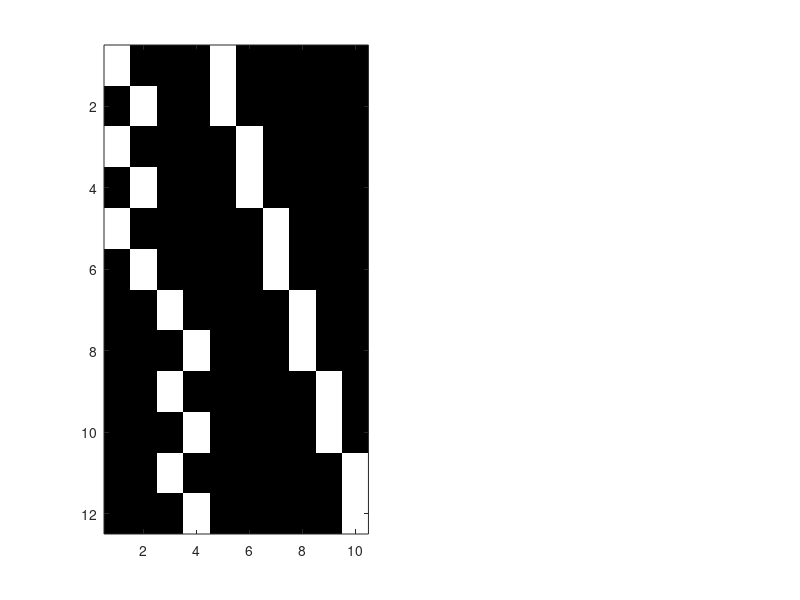

Write the MATLAB code that produced this figure. (Note: this script raises an error after producing the figure.)
% Demo: 2x2 longitudinal design matrices
% - Manual-style: Subject main effect + full Group×Time cells (rank-deficient in nested design)
% - fsuball-style: Only Group×Time cells; repeated-measures via ReML (full rank)

% Setup: 2 groups (A,B), 2 time points (T1,T2), 6 subjects (3 per group)
clear; clc;

nG = 2;         % groups
nT = 2;         % timepoints
nS = 6;         % subjects (3 per group)
scansPerSubj = nT;
N = nS * scansPerSubj;  % total scans/rows

% Subject-to-group assignment (subjects 1-3 in group 1, 4-6 in group 2)
subjGroup = [1 1 1 2 2 2];

% Row mapping: rows are [S1_T1, S1_T2, S2_T1, S2_T2, ..., S6_T1, S6_T2]
rows_subj = repelem(1:nS, scansPerSubj)';
rows_time = repmat(1:nT, 1, nS)';

% Build Group×Time cell coding (4 columns: A_T1, A_T2, B_T1, B_T2)
X_cells = zeros(N, nG*nT);
for i = 1:N
    s = rows_subj(i);
    t = rows_time(i);
    g = subjGroup(s);
    col = (g-1)*nT + t;
    X_cells(i, col) = 1;
end

% Build Subject dummies (6 columns)
X_subject = zeros(N, nS);
for i = 1:N
    s = rows_subj(i);
    X_subject(i, s) = 1;
end

% Combine for manual-style design (Subject main effect + Group×Time cells)
X_manual = [X_cells, X_subject];

% fsuball-style design is just the cell coding
X_fsub = X_cells;

% Compute ranks and conditions
r_manual = rank(X_manual);
r_fsub   = rank(X_fsub);

c_manual = cond(X_manual);  % will be Inf if singular
c_fsub   = cond(X_fsub);

% Print summary
fprintf('Manual-style: %dx%d, rank=%d, cond=%s\n', size(X_manual,1), size(X_manual,2), r_manual, mat2str(c_manual));
fprintf('fsuball-style: %dx%d, rank=%d, cond=%.2e\n', size(X_fsub,1), size(X_fsub,2), r_fsub, c_fsub);

% Visualize
fig = figure('Color','w','Units','pixels','Position',[100 100 1200 480],'Visible','off');

subplot(1,2,1);
imagesc(X_manual);
colormap(gray);
axis tight; box on;
title(sprintf('Manual: %d x %d, rank=%d, cond=%s', size(X_manual,1), size(X_manual,2), r_manual, char(string(c_manual))))
xlabel('columns'); ylabel('rows (scans)');

subplot(1,2,2);
imagesc(X_fsub);
colormap(gray);
axis tight; box on;
title(sprintf('fsuball: %d x %d, rank=%d, cond=%.2e', size(X_fsub,1), size(X_fsub,2), r_fsub, c_fsub))
xlabel('columns'); ylabel('rows (scans)');

% Save side-by-side image
outPng = fullfile(pwd, 'design_matrix_2x2_compare.png');
exportgraphics(fig, outPng, 'Resolution', 200);

% Also save matrices if needed
save('demo_designs_2x2.mat', 'X_manual', 'X_fsub', 'rows_subj', 'rows_time', 'subjGroup');

fprintf('Saved figure to %s\n', outPng);
